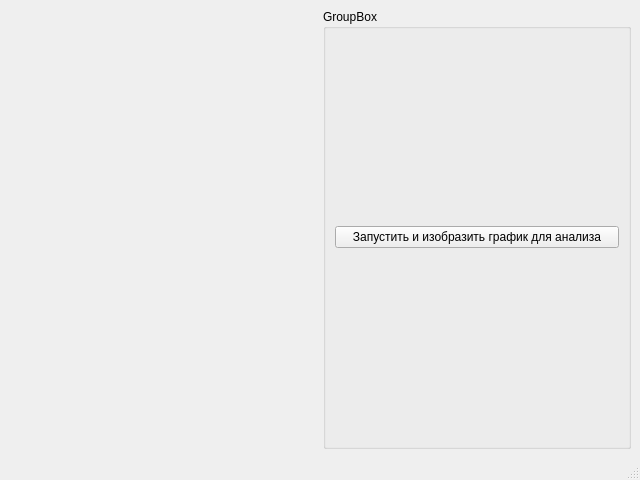
<?xml version="1.0" encoding="UTF-8"?>
<ui version="4.0">
 <class>AnalizWindow</class>
 <widget class="QMainWindow" name="AnalizWindow">
  <property name="geometry">
   <rect>
    <x>0</x>
    <y>0</y>
    <width>640</width>
    <height>480</height>
   </rect>
  </property>
  <property name="windowTitle">
   <string>MainWindow</string>
  </property>
  <widget class="QWidget" name="centralwidget">
   <layout class="QHBoxLayout" name="horizontalLayout">
    <item>
     <widget class="QCustomPlot" name="widget" native="true"/>
    </item>
    <item>
     <widget class="QGroupBox" name="groupBox">
      <property name="title">
       <string>GroupBox</string>
      </property>
      <layout class="QVBoxLayout" name="verticalLayout">
       <item>
        <widget class="QPushButton" name="pushButton">
         <property name="text">
          <string>Запустить и изобразить график для анализа</string>
         </property>
        </widget>
       </item>
      </layout>
     </widget>
    </item>
   </layout>
  </widget>
  <widget class="QMenuBar" name="menubar">
   <property name="geometry">
    <rect>
     <x>0</x>
     <y>0</y>
     <width>640</width>
     <height>26</height>
    </rect>
   </property>
  </widget>
  <widget class="QStatusBar" name="statusbar"/>
 </widget>
 <customwidgets>
  <customwidget>
   <class>QCustomPlot</class>
   <extends>QWidget</extends>
   <header>qcustomplot.h</header>
   <container>1</container>
  </customwidget>
 </customwidgets>
 <resources/>
 <connections/>
</ui>
